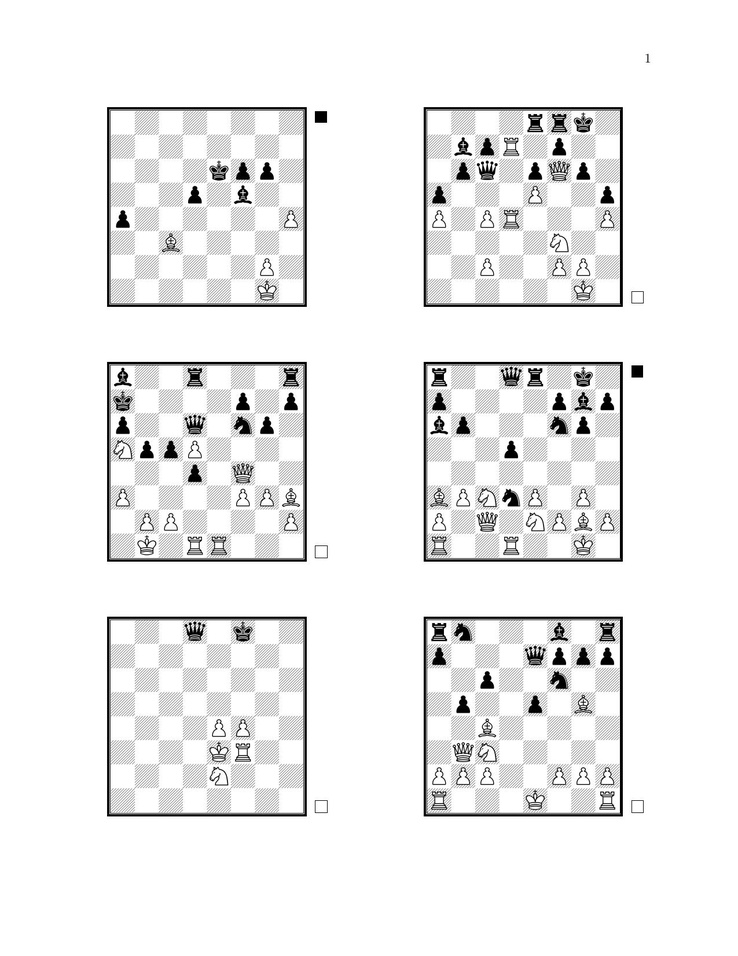
#> input picture examples/pos3x2-150dpi.jpg, 738 x 956 px, shrunk from 1275 x 1651 before the run
$ python findchess.py ../examples/pos3x2-150dpi.jpg
#> lines starting #> are read from the running program, lines starting #| are printed output that depends on the picture; after the words box and inside, x2 and y2 are one past the last pixel; in counts of white or black regions, pixels touching at a corner belong together
#> in save_boards, image is the input picture: shape (956, 738, 3); min 0, max 255, mean 238.9
#!/bin/env python3

from __future__ import annotations
import cv2
import numpy as np
import argparse
import sys
# from scalene import scalene_profiler  # SIGSEGV; possible issue with cv2
from numpy.typing import NDArray
from typing import Type, List, Dict, Tuple, Optional, Union

BGRColor = Tuple[int, int, int]
Coord = Tuple[float, float]
GridCoord = Tuple[int, int]
CV2Contour = NDArray

MISSING_BOARD = -1, -1
UNKNOWN = -1
RED = (0, 0, 255)  # BGR
MAX_SEGMENT = 1000  # pixels


class LineError(Exception):
    pass


class Line:
    """
    Representation of a line in Hough space.
    """

    # [13 lines left out: function __init__, not called in this run]

    def get_center(self) -> Coord:
        return self._center

    def get_rho(self) -> float:
        return self._rho

    def get_theta(self) -> float:
        return self._theta

    # [22 lines left out: function get_segment, not called in this run]

    def inside_threshold_range(self, threshold: float = np.pi/4) -> bool:
        return self._theta > threshold and self._theta < (np.pi - threshold)

    # [11 lines left out: function intersect, not called in this run]

    def draw(self, image, length: int = MAX_SEGMENT, color: BGRColor = RED, thickness: int = 2):
        p1, p2 = self.get_segment(length, length)
        cv2.line(image, p1, p2, color, thickness)

    def __repr__(self) -> str:
        return "(t: %.2fdeg, r: %.0f)" % (self._theta * 180/np.pi, self._rho)

    def __eq__(self, line: Line) -> bool:
        return np.isclose(self._rho, line._rho) and np.isclose(self._theta, line._theta)  # atol = 1e-8

    # [26 lines left out: functions partition_lines, discard_close_lines, not called in this run]


class Contours:

    def __init__(self, img: NDArray):
        im_gray = cv2.cvtColor(img, cv2.COLOR_BGR2GRAY)
        _, self.im_bw = cv2.threshold(im_gray, 128, 255, cv2.THRESH_BINARY | cv2.THRESH_OTSU)
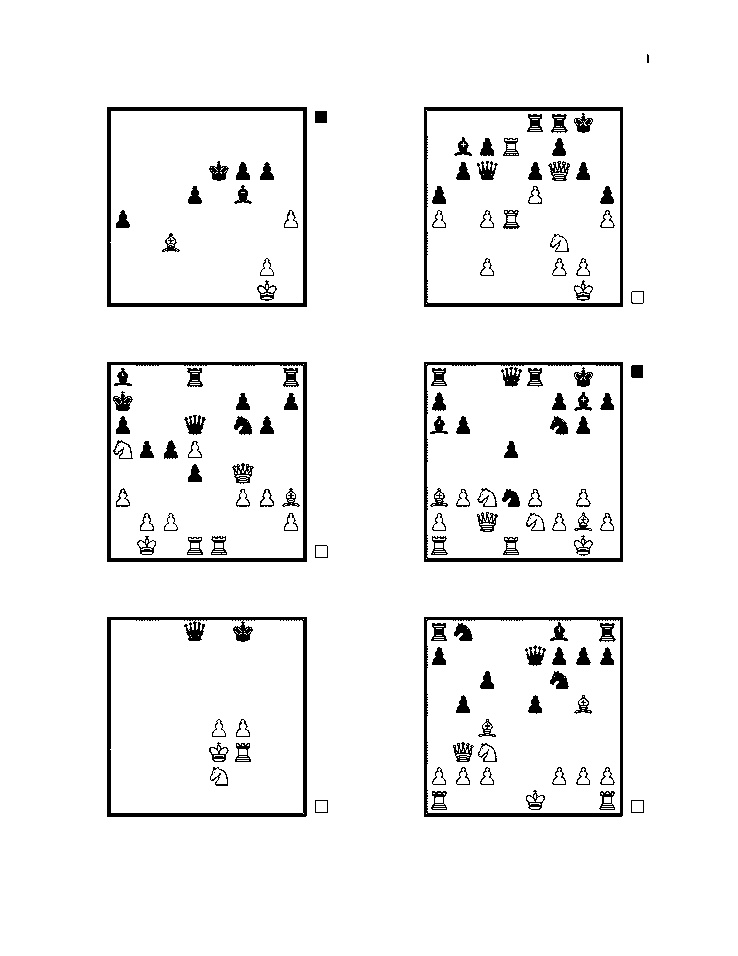
#> self.im_bw: shape (956, 738); 95.1% white; 135 black regions (4 under 20 px)
        self.contours, self.hierarchy = cv2.findContours(self.im_bw, cv2.RETR_CCOMP, cv2.CHAIN_APPROX_TC89_KCOS)
#> self.contours = 535 contours, 362 with area under 20; largest, box (x1, y1, x2, y2) and area: (0, 0, 738, 956) 703835, (106, 616, 308, 818) 40100, (106, 361, 308, 563) 40001, (106, 106, 308, 308) 40001, (423, 616, 624, 818) 39900; self.hierarchy = 535 rows, first 6: [1, -1, -1, -1], [2, 0, -1, -1], [3, 1, -1, -1], [4, 2, -1, -1], [5, 3, -1, -1], [6, 4, -1, -1]

    def __getitem__(self, index: int):
        return self.contours[index]

    # [11 lines left out: function longest, not called in this run]

    def filter(self, min_ratio_bounding=0.6, min_area_percentage=0.01, max_area_percentage=0.40) -> List[CV2Contour]:
        """Filters a contour list based on some rules. If hierarchy != None,
        only top-level contours are considered.
        :param min_ratio_bounding: minimum contour area vs. bounding box area ratio
        :param min_area_percentage: minimum contour vs. image area percentage
        :param max_area_percentage: maximum contour vs. image area percentage
        :returns: list of contours
        """
#> called with min_ratio_bounding = 0.6, min_area_percentage = 0.01, max_area_percentage = 0.4

        hierarchy = self.hierarchy
        if hierarchy is None:
            return []

        while len(hierarchy.shape) > 2:
            hierarchy = np.squeeze(hierarchy, 0)

        img_area = self.im_bw.shape[0] * self.im_bw.shape[1]
#> img_area = 705528

        def ratio(a, b): return min(a, b)/float(max(a, b)) if a != 0 and b != 0 else -1

        NEXT_SIBLING, PREV_SIBLING, FIRST_CHILD, PARENT = 0, 1, 2, 3
        NO_NODE = -1
        parents = []
        filtered = []
        for i, c in enumerate(self.contours):

            if hierarchy[i][FIRST_CHILD] != NO_NODE:
                continue

            # TODO: Only perform the following if num boards known and num boards > 1
            if hierarchy[i][NEXT_SIBLING] == NO_NODE and hierarchy[i][PREV_SIBLING] == NO_NODE:
                continue

            _, _, w, h = cv2.boundingRect(c)
            if ratio(h, w) < min_ratio_bounding:
                continue

            contour_area = cv2.contourArea(c)
            img_contour_ratio = ratio(img_area, contour_area)
            if img_contour_ratio < min_area_percentage:
                continue
            if img_contour_ratio > max_area_percentage:
                continue

            parents.append(hierarchy[i][PARENT])
            filtered.append(c)
#> this loop made 535 passes
#> (c, w, h) on passes 2 to 4: ([[601, 808], [613, 808]], 13, 1), ([[433, 808], [445, 808]], 13, 1), ([[602, 806], [612, 806]], 11, 1)
#> after the loop, filtered = 6 contours; box (x1, y1, x2, y2) and area: (106, 616, 308, 818) 40100, (106, 361, 308, 563) 40001, (106, 106, 308, 308) 40001, (423, 616, 624, 818) 39900, (423, 361, 624, 563) 39801, (423, 106, 624, 308) 39801; parents = [520, 520, 520, 520, 520, 520]

        if not np.all(parents == parents[0]):
            print("WARNING: Contour hierarchies with different parents.")

        return filtered

    # [7 lines left out: function draw_contour, not called in this run]


def draw_contour(image: NDArray, contour: CV2Contour, color: BGRColor, thickness: int = 4):
    Contours.draw_contour(image, contour, color, thickness)


class Quadrangle:
    def __init__(self, a: Coord, b: Coord, c: Coord, d: Coord):
        self.corners = a, b, c, d

    # To keep old notebooks working
    # [61 lines left out: functions get_perspective, get_quad, perspective_corr, not called in this run]

    # support older coder
    def correction(self, image: NDArray, w: int, h: int,
                   dest: Optional[Tuple[Coord, Coord, Coord, Coord]] = None) -> NDArray:
        return self.perspective_corr(image, w, h, dest)


class BoardError(Exception):
    pass


class BoardCanvas:

    def __init__(self, filenames: str, rows: int = None, cols: int = None, priority: str = "row",
                 offset: int = 0, crop: int = None):

        self.filenames = filenames

        if (rows and not cols) or (not rows and cols):
            raise BoardError("Rows and columns must be specified together")
        if rows and cols:
            self.grid = rows, cols
            self.rows = rows
            self.cols = cols
            self.numboards = rows * cols
        else:
            self.grid = None
            self.numboards = UNKNOWN

        self.offset = offset
        self.crop = crop
        self.priority = priority
        self.missing: Dict[str, List[Tuple[np.signedinteger, ...]]] = dict()

    def save_boards(self):

        for filenum, filename in enumerate(self.filenames):

            image = cv2.imread(filename)
            print(f"{filename}")

            if self.numboards != UNKNOWN:
                boards, labels = self.extract_boards(image, self.grid, self.priority)
                board_idx = 0
                found = []
                for i in range(self.numboards):

                    if labels[i] == MISSING_BOARD:
                        continue

                    row, col = labels[i]  # type: ignore
                    board_num = col + row*self.cols if self.priority == "row" else row + col*self.rows
                    label = filenum*self.numboards + board_num + 1
                    savefile = f"{self.offset + label:04d}.jpg"
                    b = boards[board_idx]
                    if b is None:
                        continue
                    if self.crop:
                        cv2.imwrite(savefile, b[self.crop:-self.crop, self.crop:-self.crop])
                    else:
                        cv2.imwrite(savefile, b)
                    board_idx += 1
                    found.append(labels[i])

                for j in range(self.numboards):
                    coord = np.unravel_index(j, (self.rows, self.cols))
                    if coord in found:
                        continue
                    if filename in self.missing:
                        self.missing[filename].append(coord)
                    else:
                        self.missing[filename] = [coord]

            else:
                # TODO
                boards, labels = self.extract_boards(image)

    def print_missing_stats(self):
        if not self.missing:
            return

        print("Missing boards:")
        total_missing = 0
        for i, m in enumerate(self.missing.items()):
            print(f"{i+1:04d}. {m[0]}, Board: {m[1]}")
            total_missing += len(m[1])
        print(f"Total missing = {total_missing} boards")
        print(f"Miss percentage = {total_missing/(len(self.filenames)*self.numboards)*100:.1f}%")

    # [10 lines left out: function print, not called in this run]

    def extract_boards(self, img: NDArray, grid: Optional[Tuple[int, int]] = None, priority: str = "row",
                       correction: bool = False, brdsize: Optional[int] = None
                       ) -> Tuple[List[Union[NDArray, None]], Union[List[GridCoord], List[int]]]:
        """Extracts all boards from an image.

        Arguments:
            img (numpy array): image containing chess diagrams allegedly

        Keyword arguments:
            grid (2-tuple): arrangement of boards in rectangular grid as (numrows, numcols)
            priority (str): "row" or "col" -- count by row first or by column when labelling boards in a grid.
                            Ignored if grid is None.
            correction (bool): True => attempt perspective correction
            brdsize (int): required if correction asked; size of perspective corrected image

        Returns:
            A 2-tuple: (list of extracted board images, list of board labels)
        """

        contours = Contours(img)
        filtered = contours.filter()
        boards: List[Union[NDArray, None]] = []
        centroids = []
        def centroid(m): return (int(m["m10"] / m["m00"]), int(m["m01"] / m["m00"]))
        for contour in filtered:
            contour_arr = np.squeeze(contour, 1)
            if correction:
                assert brdsize is not None
                assert isinstance(brdsize, int)
                quad = Quadrangle.get_quad(img, contour_arr)
                if quad:
                    b = quad.perspective_corr(img, brdsize, brdsize)
                else:
                    b = None
            else:
                x, y, w, h = cv2.boundingRect(contour_arr)
                b = img[y:y+h, x:x+w]
            boards.append(b)
            centroids.append(np.array(centroid(cv2.moments(contour))))
#> this loop made 6 passes
#> (x, y, w) on passes 3 to 6: (423, 361, 201), (106, 361, 202), (423, 106, 201), (106, 106, 202)
#> (x, y, w) on passes 1 to 2: (423, 616, 201), (106, 616, 202)
#> pass 1, in extract_boards, `b = img[y:y+h, x:x+w]`:
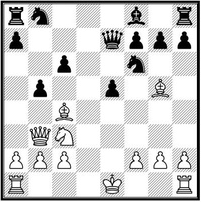
#> b: shape (202, 201, 3); min 0, max 255, mean 205.2
#> pass 2, in extract_boards, `b = img[y:y+h, x:x+w]`:
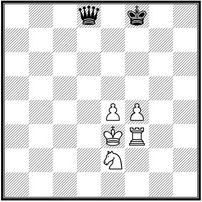
#> b: shape (202, 202, 3); min 0, max 255, mean 218.4
#> pass 3, in extract_boards, `b = img[y:y+h, x:x+w]`:
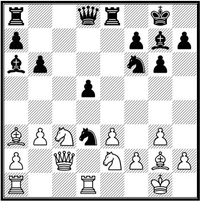
#> b: shape (202, 201, 3); min 0, max 255, mean 203.2
#> after the loop, boards = 6 items; centroids = [[523, 716], [206, 716], [523, 461], [206, 461], [523, 206], [206, 206]]

        if grid:

            assert len(grid) == 2
            numrows, numcols = grid
            img_height, img_width, _ = img.shape
            grid_height = img_height // numrows
            grid_width = img_width // numcols
            centroids_arr = np.array(centroids)

            # [7 lines left out: function label, not called in this run]

            labels: Union[List[GridCoord], List[int]] = [label(i) for i in range(numrows*numcols)]

        else:
            labels = list(range(len(boards)))
#> labels = [0, 1, 2, 3, 4, 5]

        return boards, labels


# So that older notebooks still work without changes
Perspective = Quadrangle


if __name__ == "__main__":

    parser = argparse.ArgumentParser(description='Extract chessboard images from image containing chessboard diagrams')
    parser.add_argument('filenames', nargs='+', help='Image files to process.')
    parser.add_argument('-r', '--rows', type=int,
                              help='specifiy that chess boards in a rectangular grid with "r" rows')
    parser.add_argument('-c', '--cols', type=int,
                              help='number of columns in the grid; if rows are given, cols are required')
    parser.add_argument('-l', '--label',  default="row", choices=['row', 'col'],
                              help='row-wise or column-wise labelling for boards in a grid')
    parser.add_argument('--crop', metavar='PIXELS', type=int, help='number of pixels to crop along each edge')
    parser.add_argument('-p', '--print', action='store_true',
                        help="just print the number of chess boards found; don't save")
    parser.add_argument('-o', '--offset', type=int, default=0, help="offset label by constant")

    args = parser.parse_args()

    if args.rows and not args.cols:
        print('Missing column spec')
        sys.exit()

    if args.cols and not args.rows:
        print('Missing rows spec')
        sys.exit()

    import time
    start = time.time()
    # scalene_profiler.start()

    if args.rows and args.cols:
        board_canvas = BoardCanvas(args.filenames, args.rows, args.cols, args.label, args.offset, args.crop)
    else:
        board_canvas = BoardCanvas(args.filenames)

    if args.print:
        board_canvas.print()
        sys.exit()

    board_canvas.save_boards()
#> in save_boards, `boards, labels = self.extract_boards(image)`: boards = 6 items; labels = [0, 1, 2, 3, 4, 5]
    board_canvas.print_missing_stats()

    end = time.time()
    print(f"Time taken = {end - start:.3f} seconds")
    # scalene_profiler.stop()

$ run again, on examples/pos3x3-150dpi.jpg
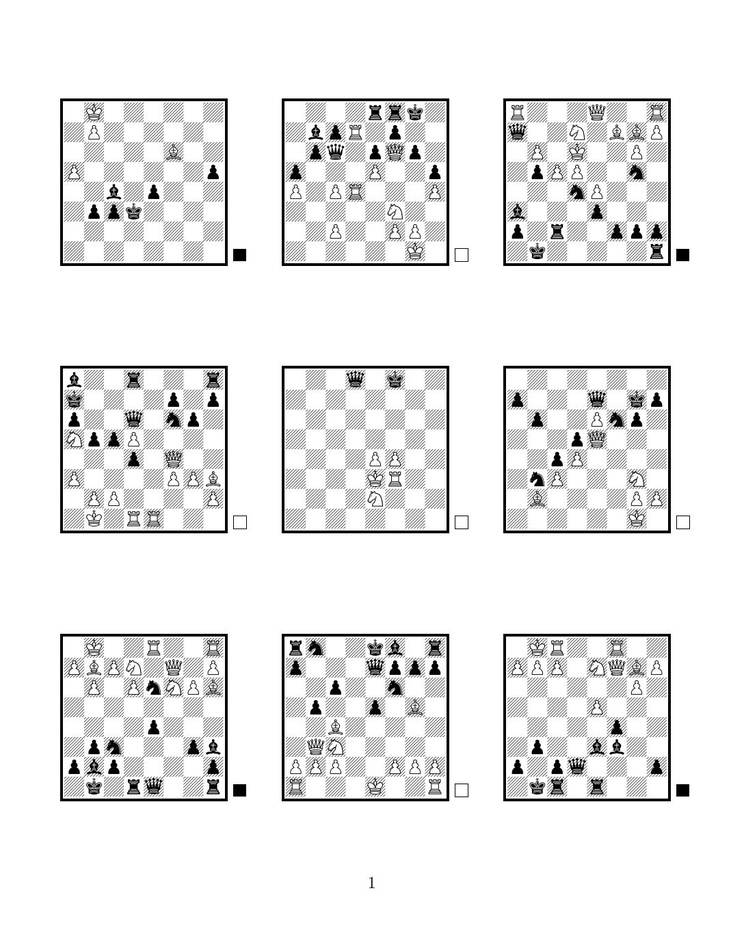
#> input picture examples/pos3x3-150dpi.jpg, 744 x 949 px, shrunk from 1088 x 1388 before the run
#> in save_boards, image is the input picture: shape (949, 744, 3); min 0, max 255, mean 234.8
#> in __init__, `_, self.im_bw = cv2.threshold(im_gray, 128, 255, cv2.THRESH_BINARY | c..`:
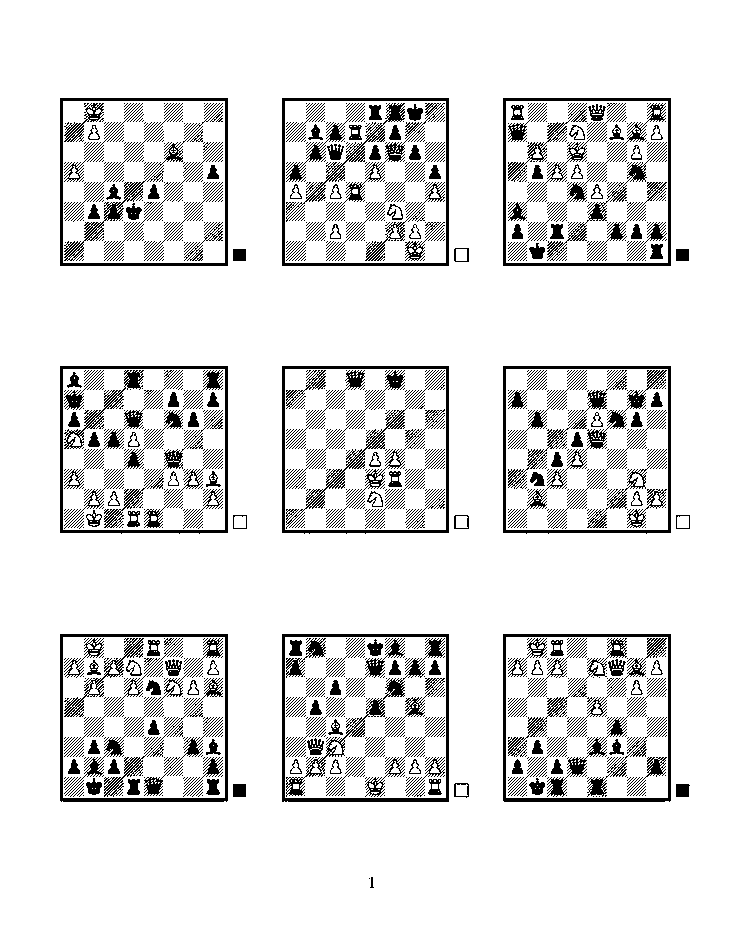
#> self.im_bw: shape (949, 744); 89.1% white; 2196 black regions (1989 under 20 px)
#> self.contours = 26836 contours, 26528 with area under 20; largest, box (x1, y1, x2, y2) and area: (0, 0, 744, 949) 704364, (502, 633, 672, 803) 28307, (59, 633, 229, 803) 28307, (502, 365, 672, 535) 28273, (59, 365, 229, 535) 28233
#> the loop in filter, `for i, c in enumerate(self.contours): ` made 26836 passes
#> (c, w, h) on passes 13, 21, 25: ([[375, 782], [375, 784]], 1, 3), ([[151, 781], [151, 783], [152, 782], [152, 780]], 2, 4), ([[572, 764], [572, 761]], 1, 4)
#> after the loop in filter, `for i, c in enumerate(self.contours):`: filtered = 9 contours; largest, box (x1, y1, x2, y2) and area: (502, 633, 672, 803) 28307, (59, 633, 229, 803) 28307, (502, 365, 672, 535) 28273, (59, 365, 229, 535) 28233, (502, 97, 672, 267) 28225; parents = [26815, 26815, 26815, 26815, 26815, 26815, 26815, 26815, 26815]
#> the loop in extract_boards, `for contour in filtered:` made 9 passes
#> (x, y, w) on passes 7 to 9: (502, 97, 170), (281, 97, 169), (59, 97, 170)
#> pass 3, in extract_boards, `b = img[y:y+h, x:x+w]`:
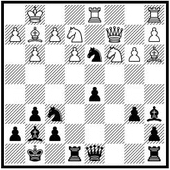
#> b: shape (170, 170, 3); min 0, max 255, mean 196.6
#> after the loop in extract_boards, `for contour in filtered:`: boards = 9 items; centroids = [[586, 717], [364, 717], [143, 717], [586, 449], [364, 449], [143, 449], [586, 181], [365, 181], [143, 181]]
#> in extract_boards, `labels = list(range(len(boards)))`: labels = [0, 1, 2, 3, 4, 5, 6, 7, 8]
#> in save_boards, `boards, labels = self.extract_boards(image)`: boards = 9 items; labels = [0, 1, 2, 3, 4, 5, 6, 7, 8]
